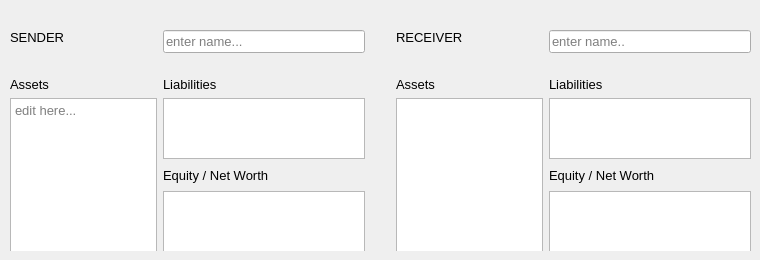
     <widget class="QWidget" name="tab_6">
      <attribute name="title">
       <string>Balance Sheets</string>
      </attribute>
      <widget class="QWidget" name="widget" native="true">
       <property name="geometry">
        <rect>
         <x>10</x>
         <y>30</y>
         <width>741</width>
         <height>221</height>
        </rect>
       </property>
       <property name="maximumSize">
        <size>
         <width>16777215</width>
         <height>221</height>
        </size>
       </property>
       <property name="autoFillBackground">
        <bool>false</bool>
       </property>
       <property name="styleSheet">
        <string notr="true"/>
       </property>
       <layout class="QGridLayout" name="gridLayout_2">
        <item row="2" column="7" rowspan="2">
         <widget class="QLineEdit" name="agent2Edit">
          <property name="font">
           <font>
            <pointsize>10</pointsize>
            <weight>50</weight>
            <bold>false</bold>
            <stylestrategy>PreferDefault</stylestrategy>
           </font>
          </property>
          <property name="styleSheet">
           <string notr="true">font-size:10pt;</string>
          </property>
          <property name="text">
           <string/>
          </property>
          <property name="placeholderText">
           <string>enter name..</string>
          </property>
         </widget>
        </item>
        <item row="4" column="7" rowspan="2">
         <spacer name="verticalSpacer_6">
          <property name="orientation">
           <enum>Qt::Vertical</enum>
          </property>
          <property name="sizeHint" stdset="0">
           <size>
            <width>20</width>
            <height>40</height>
           </size>
          </property>
         </spacer>
        </item>
        <item row="2" column="5">
         <widget class="QLabel" name="agent1Label_3">
          <property name="font">
           <font>
            <pointsize>10</pointsize>
            <weight>50</weight>
            <bold>false</bold>
            <stylestrategy>PreferDefault</stylestrategy>
           </font>
          </property>
          <property name="styleSheet">
           <string notr="true">font-size:10pt;</string>
          </property>
          <property name="text">
           <string>RECEIVER</string>
          </property>
         </widget>
        </item>
        <item row="10" column="2">
         <widget class="QTextEdit" name="LiabilityListLeft">
          <property name="styleSheet">
           <string notr="true">font-size:10pt;</string>
          </property>
          <property name="tabChangesFocus">
           <bool>true</bool>
          </property>
         </widget>
        </item>
        <item row="0" column="1">
         <spacer name="verticalSpacer_8">
          <property name="orientation">
           <enum>Qt::Vertical</enum>
          </property>
          <property name="sizeHint" stdset="0">
           <size>
            <width>20</width>
            <height>40</height>
           </size>
          </property>
         </spacer>
        </item>
        <item row="10" column="4">
         <spacer name="horizontalSpacer_5">
          <property name="orientation">
           <enum>Qt::Horizontal</enum>
          </property>
          <property name="sizeHint" stdset="0">
           <size>
            <width>40</width>
            <height>20</height>
           </size>
          </property>
         </spacer>
        </item>
        <item row="12" column="7">
         <widget class="QTextEdit" name="EquityListRight">
          <property name="styleSheet">
           <string notr="true">font-size:10pt;</string>
          </property>
          <property name="tabChangesFocus">
           <bool>true</bool>
          </property>
         </widget>
        </item>
        <item row="11" column="7">
         <widget class="QLabel" name="label_19">
          <property name="styleSheet">
           <string notr="true">font-size:10pt</string>
          </property>
          <property name="text">
           <string>Equity / Net Worth</string>
          </property>
         </widget>
        </item>
        <item row="2" column="2" rowspan="2">
         <widget class="QLineEdit" name="agent1Edit">
          <property name="font">
           <font>
            <pointsize>10</pointsize>
            <weight>50</weight>
            <bold>false</bold>
            <stylestrategy>PreferDefault</stylestrategy>
           </font>
          </property>
          <property name="styleSheet">
           <string notr="true">font-size:10pt;</string>
          </property>
          <property name="text">
           <string/>
          </property>
          <property name="placeholderText">
           <string>enter name...</string>
          </property>
         </widget>
        </item>
        <item row="9" column="7">
         <widget class="QLabel" name="label_3">
          <property name="styleSheet">
           <string notr="true">font-size:10pt</string>
          </property>
          <property name="text">
           <string>Liabilities</string>
          </property>
         </widget>
        </item>
        <item row="10" column="3">
         <spacer name="horizontalSpacer_6">
          <property name="orientation">
           <enum>Qt::Horizontal</enum>
          </property>
          <property name="sizeHint" stdset="0">
           <size>
            <width>80</width>
            <height>20</height>
           </size>
          </property>
         </spacer>
        </item>
        <item row="1" column="0">
         <spacer name="verticalSpacer_7">
          <property name="orientation">
           <enum>Qt::Vertical</enum>
          </property>
          <property name="sizeHint" stdset="0">
           <size>
            <width>20</width>
            <height>40</height>
           </size>
          </property>
         </spacer>
        </item>
        <item row="9" column="0">
         <widget class="QLabel" name="label">
          <property name="styleSheet">
           <string notr="true">font-size:10pt</string>
          </property>
          <property name="text">
           <string>Assets</string>
          </property>
         </widget>
        </item>
        <item row="4" column="2" rowspan="3">
         <spacer name="verticalSpacer_5">
          <property name="orientation">
           <enum>Qt::Vertical</enum>
          </property>
          <property name="sizeHint" stdset="0">
           <size>
            <width>20</width>
            <height>40</height>
           </size>
          </property>
         </spacer>
        </item>
        <item row="10" column="7">
         <widget class="QTextEdit" name="LiabilityListRight">
          <property name="styleSheet">
           <string notr="true">font-size:10pt;</string>
          </property>
          <property name="tabChangesFocus">
           <bool>true</bool>
          </property>
         </widget>
        </item>
        <item row="2" column="0">
         <widget class="QLabel" name="agent1Label_2">
          <property name="font">
           <font>
            <pointsize>10</pointsize>
            <weight>50</weight>
            <bold>false</bold>
            <stylestrategy>PreferDefault</stylestrategy>
           </font>
          </property>
          <property name="styleSheet">
           <string notr="true">font-size:10pt;</string>
          </property>
          <property name="text">
           <string>SENDER</string>
          </property>
         </widget>
        </item>
        <item row="9" column="5">
         <widget class="QLabel" name="label_4">
          <property name="styleSheet">
           <string notr="true">font-size:10pt</string>
          </property>
          <property name="text">
           <string>Assets</string>
          </property>
         </widget>
        </item>
        <item row="9" column="2">
         <widget class="QLabel" name="label_2">
          <property name="styleSheet">
           <string notr="true">font-size:10pt</string>
          </property>
          <property name="text">
           <string>Liabilities</string>
          </property>
         </widget>
        </item>
        <item row="11" column="2">
         <widget class="QLabel" name="label_5">
          <property name="styleSheet">
           <string notr="true">font-size:10pt</string>
          </property>
          <property name="text">
           <string>Equity / Net Worth</string>
          </property>
         </widget>
        </item>
        <item row="13" column="7">
         <spacer name="verticalSpacer">
          <property name="orientation">
           <enum>Qt::Vertical</enum>
          </property>
          <property name="sizeHint" stdset="0">
           <size>
            <width>20</width>
            <height>40</height>
           </size>
          </property>
         </spacer>
        </item>
        <item row="11" column="4">
         <spacer name="horizontalSpacer_4">
          <property name="orientation">
           <enum>Qt::Horizontal</enum>
          </property>
          <property name="sizeHint" stdset="0">
           <size>
            <width>40</width>
            <height>20</height>
           </size>
          </property>
         </spacer>
        </item>
        <item row="10" column="5" rowspan="3" colspan="2">
         <widget class="QTextEdit" name="AssetListRight">
          <property name="styleSheet">
           <string notr="true">font-size:10pt;</string>
          </property>
          <property name="tabChangesFocus">
           <bool>true</bool>
          </property>
         </widget>
        </item>
        <item row="10" column="0" rowspan="3" colspan="2">
         <widget class="QTextEdit" name="AssetListLeft">
          <property name="styleSheet">
           <string notr="true">font-size:10pt;</string>
          </property>
          <property name="tabChangesFocus">
           <bool>true</bool>
          </property>
          <property name="placeholderText">
           <string>edit here...</string>
          </property>
         </widget>
        </item>
        <item row="12" column="2">
         <widget class="QTextEdit" name="EquityListLeft">
          <property name="styleSheet">
           <string notr="true">font-size:10pt;</string>
          </property>
          <property name="tabChangesFocus">
           <bool>true</bool>
          </property>
         </widget>
        </item>
       </layout>
      </widget>
     </widget>
